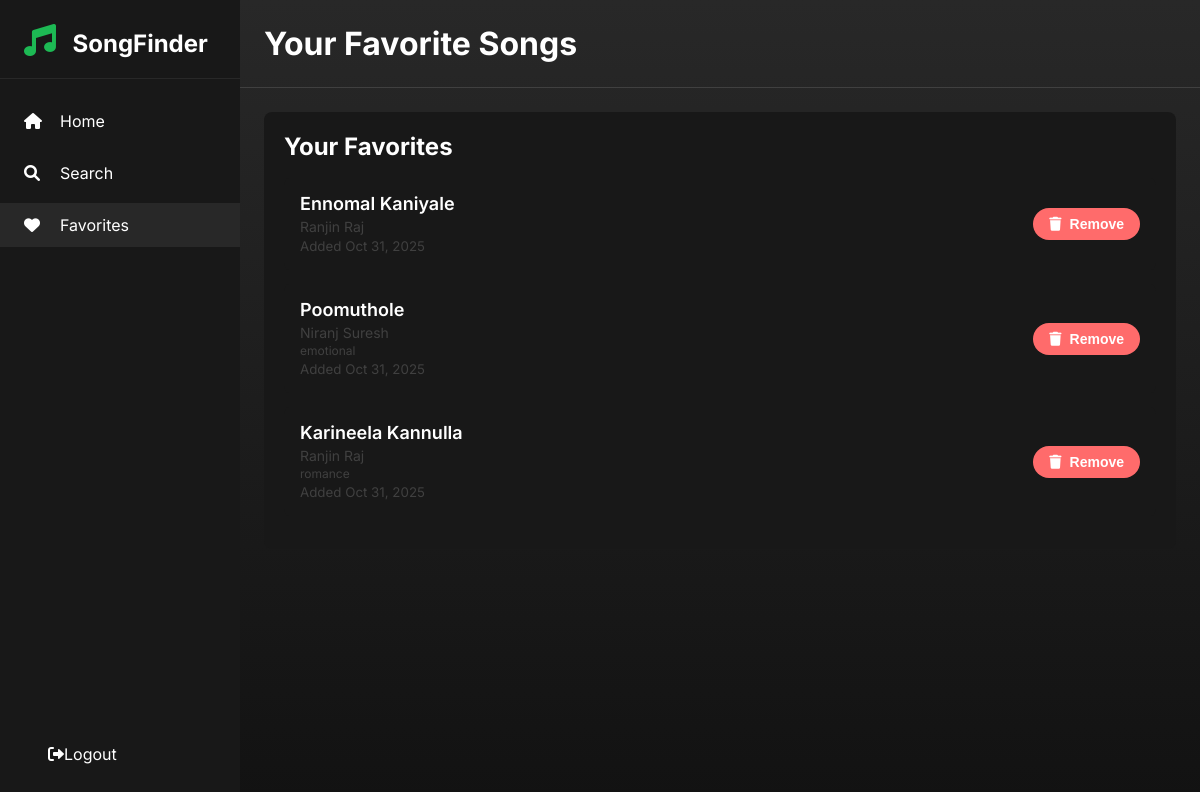
Page /api/favorites/ (signed in) on the committed database.
### music/models.py (models this page shows, shortened)
class Favorite(models.Model):
    user = models.ForeignKey(User, on_delete=models.CASCADE)
    song = models.CharField(max_length=255)
    artist = models.CharField(max_length=255)
    album = models.CharField(max_length=255, blank=True, null=True)
    added_at = models.DateTimeField(auto_now_add=True)
    class Meta:
        unique_together = ('user', 'song')

### music/views.py (the view)
# urls.py: path('favorites/', views.favorites_page, name='favorites_page'),
@login_required
def favorites_page(request):
    favorites = Favorite.objects.filter(user=request.user)
    return render(request, 'music/favorites.html', {'favorites': favorites})

### music/templates/music/favorites.html (shortened to what this page needs)
{% extends 'music/base.html' %}
{% block page_title %}Your Favorite Songs{% endblock %}
{% block content %}
<div class="card">
    <h2>Your Favorites</h2>
    {% if favorites %}
        <div id="favorites-list">
            {% for favorite in favorites %}
            <div class="song-card" data-id="{{ favorite.id }}">
                <div class="song-info">
                    <div class="song-title">{{ favorite.song }}</div>
                    <div class="song-artist">{{ favorite.artist }}</div>
                    {% if favorite.album %}
                        <div class="song-album">{{ favorite.album }}</div>
                    {% endif %}
                    <small style="color: var(--spotify-light-gray);">
                        Added {{ favorite.added_at|date:"M d, Y" }}
                    </small>
                </div>
                <div class="song-actions">
                    <button class="btn btn-danger remove-btn" data-id="{{ favorite.id }}">
                        <i class="fas fa-trash"></i> Remove
                    </button>
                </div>
            </div>
            {% endfor %}
        </div>
    {% else %}
        <p>You haven't added any favorites yet. <a href="{% url 'search_page' %}">Start searching</a> to add some!</p>
    {% endif %}
</div>
{% endblock %}

### music/static/music/css/style.css (style rules this page uses)
:root { --spotify-black: #121212; --spotify-dark-gray: #181818; --spotify-gray: #282828; --spotify-light-gray: #404040; --spotify-white: #ffffff; --spotify-green: #1db954; --spotify-green-hover: #1ed760; --spotify-red: #ff6b6b; --border-radius: 8px; --sidebar-width: 240px; }
* { margin: 0; padding: 0; box-sizing: border-box; }
body { font-family: 'Inter', sans-serif; background-color: var(--spotify-black); color: var(--spotify-white); overflow-x: hidden; }
.card { background-color: var(--spotify-dark-gray); border-radius: var(--border-radius); padding: 20px; margin-bottom: 20px; }
.card h2 { font-size: 24px; margin-bottom: 16px; }
.song-card { display: flex; align-items: center; background-color: var(--spotify-dark-gray); border-radius: var(--border-radius); padding: 16px; margin-bottom: 12px; transition: background-color 0.2s; }
.song-info { flex: 1; }
.song-title { font-size: 18px; font-weight: 600; margin-bottom: 4px; }
.song-artist { color: var(--spotify-light-gray); font-size: 14px; }
.song-album { color: var(--spotify-light-gray); font-size: 12px; margin-top: 2px; }
.song-actions { display: flex; gap: 12px; }
.btn { padding: 8px 16px; border: none; border-radius: 20px; font-size: 14px; font-weight: 600; cursor: pointer; transition: all 0.2s; text-decoration: none; display: inline-flex; align-items: center; gap: 8px; }
.btn-danger { background-color: var(--spotify-red); color: var(--spotify-white); }

### rows in the picture
Favorite: song "Ennomal Kaniyale", artist "Ranjin Raj", added_at "Oct 31, 2025"
Favorite: song "Poomuthole", artist "Niranj Suresh", album "emotional", added_at "Oct 31, 2025"
Favorite: song "Karineela Kannulla", artist "Ranjin Raj", album "romance", added_at "Oct 31, 2025"
